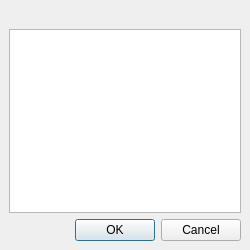
<?xml version="1.0" encoding="UTF-8"?>
<ui version="4.0">
 <class>QmlDesigner::ChooseFromPropertyListDialog</class>
 <widget class="QDialog" name="QmlDesigner::ChooseFromPropertyListDialog">
  <property name="geometry">
   <rect>
    <x>0</x>
    <y>0</y>
    <width>250</width>
    <height>250</height>
   </rect>
  </property>
  <property name="minimumSize">
   <size>
    <width>200</width>
    <height>150</height>
   </size>
  </property>
  <property name="maximumSize">
   <size>
    <width>1000</width>
    <height>1000</height>
   </size>
  </property>
  <property name="windowTitle">
   <string/>
  </property>
  <property name="autoFillBackground">
   <bool>false</bool>
  </property>
  <property name="sizeGripEnabled">
   <bool>false</bool>
  </property>
  <layout class="QVBoxLayout" name="verticalLayout">
   <property name="leftMargin">
    <number>0</number>
   </property>
   <property name="topMargin">
    <number>0</number>
   </property>
   <property name="rightMargin">
    <number>0</number>
   </property>
   <property name="bottomMargin">
    <number>0</number>
   </property>
   <item>
    <widget class="QWidget" name="widget" native="true">
     <layout class="QVBoxLayout" name="verticalLayout_2">
      <item>
       <widget class="QLabel" name="label">
        <property name="text">
         <string/>
        </property>
       </widget>
      </item>
      <item>
       <widget class="QListWidget" name="listProps"/>
      </item>
      <item>
       <widget class="QDialogButtonBox" name="buttonBox">
        <property name="orientation">
         <enum>Qt::Horizontal</enum>
        </property>
        <property name="standardButtons">
         <set>QDialogButtonBox::Cancel|QDialogButtonBox::Ok</set>
        </property>
       </widget>
      </item>
     </layout>
    </widget>
   </item>
  </layout>
 </widget>
 <resources/>
 <connections>
  <connection>
   <sender>buttonBox</sender>
   <signal>accepted()</signal>
   <receiver>QmlDesigner::ChooseFromPropertyListDialog</receiver>
   <slot>accept()</slot>
   <hints>
    <hint type="sourcelabel">
     <x>240</x>
     <y>240</y>
    </hint>
    <hint type="destinationlabel">
     <x>157</x>
     <y>274</y>
    </hint>
   </hints>
  </connection>
  <connection>
   <sender>buttonBox</sender>
   <signal>rejected()</signal>
   <receiver>QmlDesigner::ChooseFromPropertyListDialog</receiver>
   <slot>reject()</slot>
   <hints>
    <hint type="sourcelabel">
     <x>240</x>
     <y>240</y>
    </hint>
    <hint type="destinationlabel">
     <x>286</x>
     <y>274</y>
    </hint>
   </hints>
  </connection>
 </connections>
</ui>
